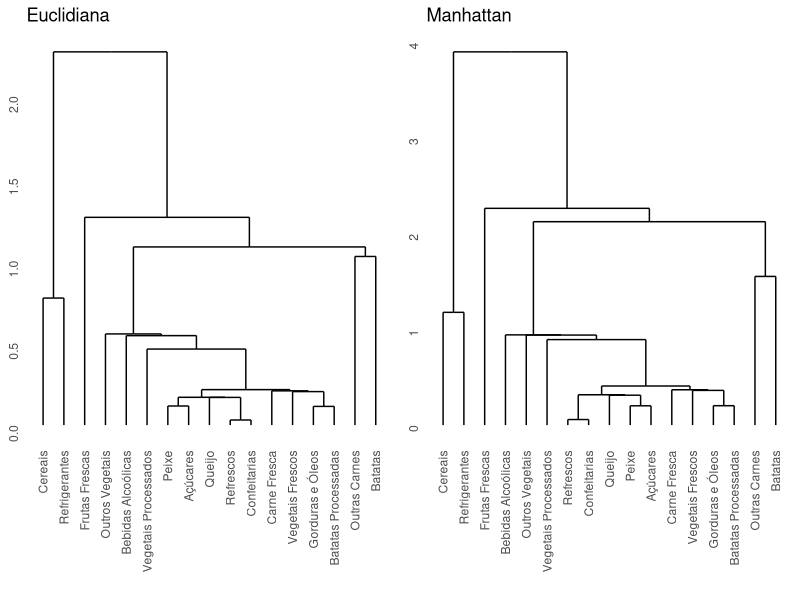
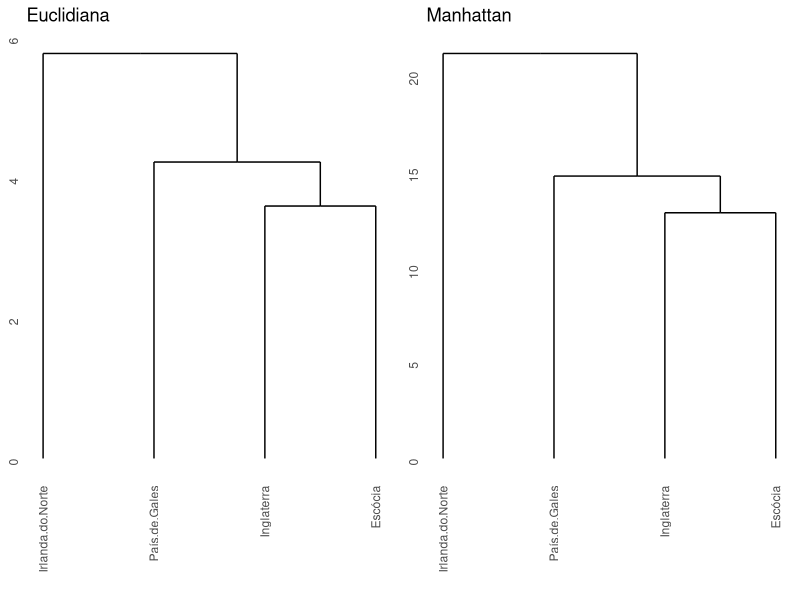
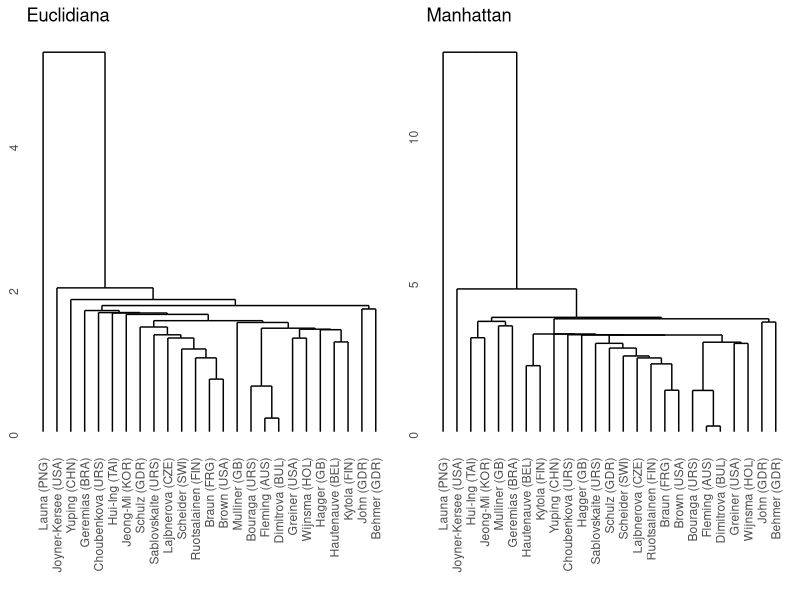
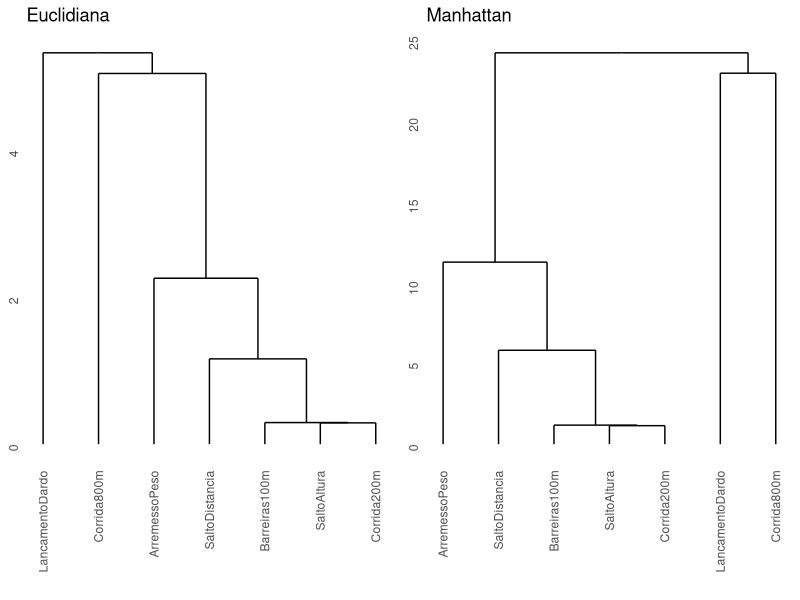

Source code (R) for these figures, in order:
library(tidyverse)
library(ggdendro)
library(gridExtra)
library(GGally)

# 1

alimentacaoRU <- read.table(file = "AlimentacaoReinoUnido.txt", header = TRUE, sep = "\t")
rownames(alimentacaoRU) <- alimentacaoRU[, 1]
alimentacaoRU <- alimentacaoRU[, -1]

alimentacaoRU <- scale(alimentacaoRU)

# 2

alimentacaoRU.euclidiana <- dist(alimentacaoRU, method = "euclidean")

g1 <- ggdendrogram(hclust(alimentacaoRU.euclidiana, method = "single")) +
  labs(title = "Euclidiana")

# 3

alimentacaoRU.manhattan <- dist(alimentacaoRU, method = "manhattan")

g2 <- ggdendrogram(hclust(alimentacaoRU.manhattan, method = "single")) +
  labs(title = "Manhattan")

grid.arrange(g1, g2, ncol = 2)

# 5

alimentacaoRU <- read.table(file = "AlimentacaoReinoUnido.txt", header = TRUE, sep = "\t")

alimento <- alimentacaoRU[, 1]

alimentacaoRU <- alimentacaoRU[, -1]

alimentacaoRU <- as.data.frame(t(alimentacaoRU))

names(alimentacaoRU) <- alimento

alimentacaoRU <- scale(alimentacaoRU)

alimentacaoRU.euclidiana <- dist(alimentacaoRU, method = "euclidean")

g1 <- ggdendrogram(hclust(alimentacaoRU.euclidiana, method = "single")) +
  labs(title = "Euclidiana")

alimentacaoRU.manhattan <- dist(alimentacaoRU, method = "manhattan")

g2 <- ggdendrogram(hclust(alimentacaoRU.manhattan, method = "single")) +
  labs(title = "Manhattan")

grid.arrange(g1, g2, ncol = 2)

# 6

heptatlo <- read.csv(file = "heptatlo.csv")

heptatlo$Barreiras100m <- 
  max(heptatlo$Barreiras100m)-heptatlo$Barreiras100m
heptatlo$Corrida200m   <- 
  max(heptatlo$Corrida200m)-heptatlo$Corrida200m
heptatlo$Corrida800m   <- 
  max(heptatlo$Corrida800m)-heptatlo$Corrida800m

competidoras <- heptatlo$Nome

heptatlo <- heptatlo %>% 
  select(-c(Nome, Pontos)) %>%
  scale()

rownames(heptatlo) <- competidoras

heptatlo.euclidiana <- dist(heptatlo, method = "euclidean")

g1 <- ggdendrogram(hclust(heptatlo.euclidiana, method = "single")) +
  labs(title = "Euclidiana")

heptatlo.manhattan <- dist(heptatlo, method = "manhattan")

g2 <- ggdendrogram(hclust(heptatlo.manhattan, method = "single")) +
  labs(title = "Manhattan")

grid.arrange(g1, g2, ncol = 2)


###

heptatlo <- read.csv(file = "heptatlo.csv")

heptatlo$Barreiras100m <- 
  max(heptatlo$Barreiras100m)-heptatlo$Barreiras100m
heptatlo$Corrida200m   <- 
  max(heptatlo$Corrida200m)-heptatlo$Corrida200m
heptatlo$Corrida800m   <- 
  max(heptatlo$Corrida800m)-heptatlo$Corrida800m

provas <- names(heptatlo)[-c(1, 9)]

heptatlo <- heptatlo[-c(1,9)]

heptatlo <- t(heptatlo)

heptatlo <- scale(heptatlo)

heptatlo.euclidiana <- dist(heptatlo, method = "euclidean")

g1 <- ggdendrogram(hclust(heptatlo.euclidiana, method = "single")) +
  labs(title = "Euclidiana")

heptatlo.manhattan <- dist(heptatlo, method = "manhattan")

g2 <- ggdendrogram(hclust(heptatlo.manhattan, method = "single")) +
  labs(title = "Manhattan")

grid.arrange(g1, g2, ncol = 2)
